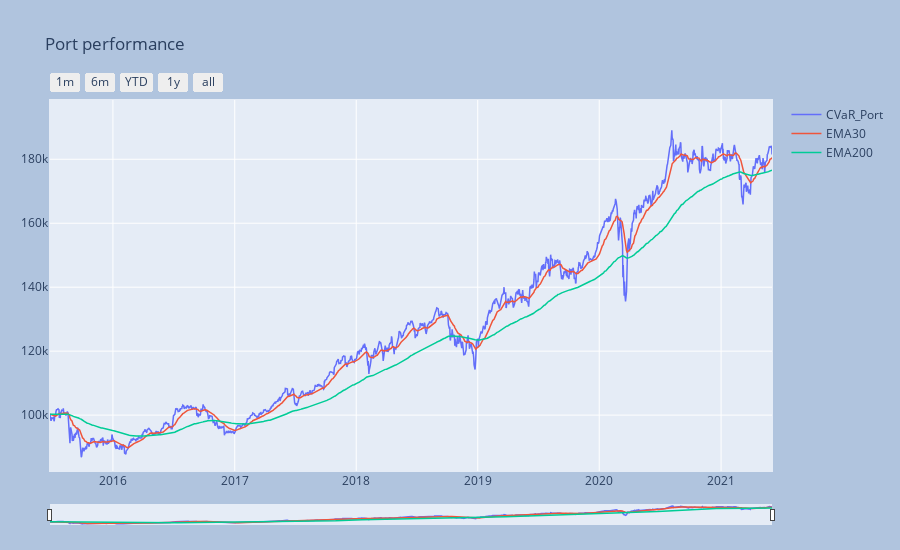
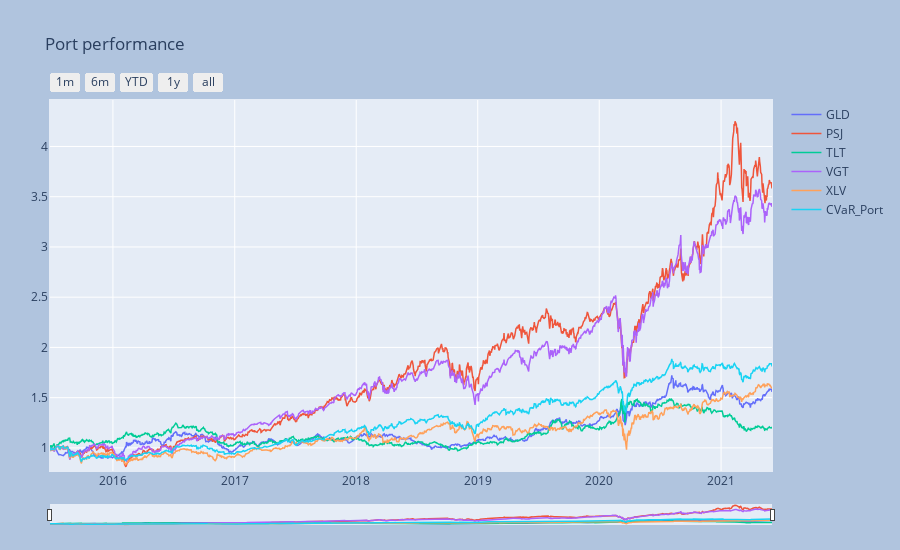

Notebook code cell kept with these figures, in order:
### Markdown cell above
### Two graphical representations:
1. Portfolio daily time series with technical indicators (EMA for 30 and 200 days).
2. Relative performance of the portfolio and its components (the curves are rescaled to 1 at inception).

The fancy flag is set to True in order to use the plotly library for time series graphical representations.
(If fancy=False then the matplotlib is used - with no zoom facilities)

### Code cell
v1 = p5.port_view(fancy=True)
v2 = p5.port_view_all(fancy=True)

### Figure 1 — Plotly figure (JSON) as saved in the notebook; plotly's stock layout.template omitted (floating-point values rounded to 4 significant figures; data arrays with more than 128 entries replaced by an {"elided": "..."} marker saying what was removed)
{"data": [{"line": {"width": 1.5}, "name": "CVaR_Port", "type": "scatter", "x": {"elided": "1495 str values"}, "y": {"elided": "1495 float values"}}, {"line": {"width": 1.5}, "name": "EMA30", "type": "scatter", "x": {"elided": "1495 str values"}, "y": {"elided": "1495 float values"}}, {"line": {"width": 1.5}, "name": "EMA200", "type": "scatter", "x": {"elided": "1495 str values"}, "y": {"elided": "1495 float values"}}], "layout": {"autosize": false, "height": 550, "margin": {"b": 25, "l": 50, "pad": 1, "r": 50, "t": 100}, "paper_bgcolor": "LightSteelBlue", "title": {"text": "Port performance"}, "width": 900, "xaxis": {"autorange": false, "fixedrange": false, "range": ["2015-06-26T00:00:00", "2021-06-03T00:00:00"], "rangeselector": {"buttons": [{"count": 1, "label": "1m", "step": "month", "stepmode": "backward"}, {"count": 6, "label": "6m", "step": "month", "stepmode": "backward"}, {"count": 1, "label": "YTD", "step": "year", "stepmode": "todate"}, {"count": 1, "label": "1y", "step": "year", "stepmode": "backward"}, {"step": "all"}]}, "rangeslider": {"thickness": 0.05, "visible": true}, "type": "date"}, "yaxis": {"autorange": false, "fixedrange": false, "range": [82520.0, 198500.0]}}}

### Figure 2 — Plotly figure (JSON) as saved in the notebook; plotly's stock layout.template omitted (floating-point values rounded to 4 significant figures; data arrays with more than 128 entries replaced by an {"elided": "..."} marker saying what was removed)
{"data": [{"line": {"width": 1.5}, "name": "GLD", "type": "scatter", "x": {"elided": "1495 str values"}, "y": {"elided": "1495 float values"}}, {"line": {"width": 1.5}, "name": "PSJ", "type": "scatter", "x": {"elided": "1495 str values"}, "y": {"elided": "1495 float values"}}, {"line": {"width": 1.5}, "name": "TLT", "type": "scatter", "x": {"elided": "1495 str values"}, "y": {"elided": "1495 float values"}}, {"line": {"width": 1.5}, "name": "VGT", "type": "scatter", "x": {"elided": "1495 str values"}, "y": {"elided": "1495 float values"}}, {"line": {"width": 1.5}, "name": "XLV", "type": "scatter", "x": {"elided": "1495 str values"}, "y": {"elided": "1495 float values"}}, {"line": {"width": 1.5}, "name": "CVaR_Port", "type": "scatter", "x": {"elided": "1495 str values"}, "y": {"elided": "1495 float values"}}], "layout": {"autosize": false, "height": 550, "margin": {"b": 25, "l": 50, "pad": 1, "r": 50, "t": 100}, "paper_bgcolor": "LightSteelBlue", "title": {"text": "Port performance"}, "width": 900, "xaxis": {"autorange": false, "fixedrange": false, "range": ["2015-06-26T00:00:00", "2021-06-03T00:00:00"], "rangeselector": {"buttons": [{"count": 1, "label": "1m", "step": "month", "stepmode": "backward"}, {"count": 6, "label": "6m", "step": "month", "stepmode": "backward"}, {"count": 1, "label": "YTD", "step": "year", "stepmode": "todate"}, {"count": 1, "label": "1y", "step": "year", "stepmode": "backward"}, {"step": "all"}]}, "rangeslider": {"thickness": 0.05, "visible": true}, "type": "date"}, "yaxis": {"autorange": false, "fixedrange": false, "range": [0.7701, 4.463]}}}
